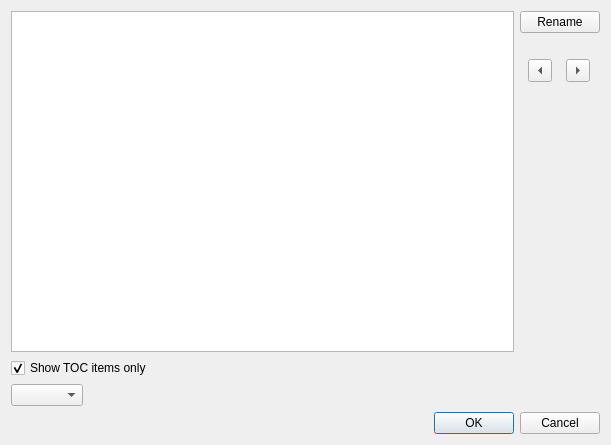
<?xml version="1.0" encoding="UTF-8"?>
<ui version="4.0">
 <class>HeadingSelector</class>
 <widget class="QDialog" name="HeadingSelector">
  <property name="geometry">
   <rect>
    <x>0</x>
    <y>0</y>
    <width>611</width>
    <height>445</height>
   </rect>
  </property>
  <property name="windowTitle">
   <string>Generate Table Of Contents</string>
  </property>
  <layout class="QVBoxLayout" name="verticalLayout">
   <item>
    <layout class="QHBoxLayout" name="horizontalLayout">
     <item>
      <widget class="QTreeView" name="tvTOCDisplay">
       <property name="sizePolicy">
        <sizepolicy hsizetype="Expanding" vsizetype="Expanding">
         <horstretch>1</horstretch>
         <verstretch>1</verstretch>
        </sizepolicy>
       </property>
       <property name="tabKeyNavigation">
        <bool>false</bool>
       </property>
       <property name="showDropIndicator" stdset="0">
        <bool>false</bool>
       </property>
       <property name="dragEnabled">
        <bool>false</bool>
       </property>
       <property name="alternatingRowColors">
        <bool>true</bool>
       </property>
       <property name="indentation">
        <number>15</number>
       </property>
       <property name="uniformRowHeights">
        <bool>true</bool>
       </property>
      </widget>
     </item>
     <item>
      <layout class="QVBoxLayout" name="verticalLayout_2">
       <item>
        <widget class="QPushButton" name="rename">
         <property name="toolTip">
          <string>Change the name of the entry in the TOC.
The heading's title attribute will be updated in the document.</string>
         </property>
         <property name="text">
          <string>Rename</string>
         </property>
        </widget>
       </item>
       <item>
        <spacer name="verticalSpacer_2">
         <property name="orientation">
          <enum>Qt::Vertical</enum>
         </property>
         <property name="sizeType">
          <enum>QSizePolicy::Fixed</enum>
         </property>
         <property name="sizeHint" stdset="0">
          <size>
           <width>20</width>
           <height>20</height>
          </size>
         </property>
        </spacer>
       </item>
       <item>
        <layout class="QHBoxLayout" name="horizontalLayout_2">
         <item>
          <widget class="QToolButton" name="bleft">
           <property name="toolTip">
            <string>Decrease the heading level of the selected entry by 1.
The heading's tag will be updated in the document.
You can also use the left arrow key.</string>
           </property>
           <property name="text">
            <string/>
           </property>
           <property name="arrowType">
            <enum>Qt::LeftArrow</enum>
           </property>
          </widget>
         </item>
         <item>
          <widget class="QToolButton" name="bright">
           <property name="toolTip">
            <string>Increase the heading level of the selected entry by 1.
The heading's tag will be updated in the document.
You can also use the right arrow key.</string>
           </property>
           <property name="text">
            <string/>
           </property>
           <property name="arrowType">
            <enum>Qt::RightArrow</enum>
           </property>
          </widget>
         </item>
        </layout>
       </item>
       <item>
        <spacer name="verticalSpacer">
         <property name="orientation">
          <enum>Qt::Vertical</enum>
         </property>
         <property name="sizeHint" stdset="0">
          <size>
           <width>20</width>
           <height>40</height>
          </size>
         </property>
        </spacer>
       </item>
      </layout>
     </item>
    </layout>
   </item>
   <item>
    <widget class="QCheckBox" name="cbTOCItemsOnly">
     <property name="toolTip">
      <string>Only display the items that will be added to the Table Of Contents.
Check or uncheck an entry to determine if it will be added to the TOC.</string>
     </property>
     <property name="text">
      <string>Show TOC items only</string>
     </property>
     <property name="checked">
      <bool>true</bool>
     </property>
    </widget>
   </item>
   <item>
    <widget class="QComboBox" name="cbTOCSetHeadingLevel">
     <property name="sizePolicy">
      <sizepolicy hsizetype="Fixed" vsizetype="Fixed">
       <horstretch>0</horstretch>
       <verstretch>0</verstretch>
      </sizepolicy>
     </property>
     <property name="focusPolicy">
      <enum>Qt::ClickFocus</enum>
     </property>
     <property name="toolTip">
      <string>Quickly mark which headings are included in the TOC.
You can then check or uncheck individual headings in the list above.</string>
     </property>
     <property name="sizeAdjustPolicy">
      <enum>QComboBox::AdjustToContents</enum>
     </property>
    </widget>
   </item>
   <item>
    <widget class="QDialogButtonBox" name="buttonBox">
     <property name="orientation">
      <enum>Qt::Horizontal</enum>
     </property>
     <property name="standardButtons">
      <set>QDialogButtonBox::Cancel|QDialogButtonBox::Ok</set>
     </property>
     <property name="centerButtons">
      <bool>false</bool>
     </property>
    </widget>
   </item>
  </layout>
</widget>
<tabstops>
  <tabstop>tvTOCDisplay</tabstop>
  <tabstop>rename</tabstop>
  <tabstop>bleft</tabstop>
  <tabstop>bright</tabstop>
  <tabstop>cbTOCItemsOnly</tabstop>
  <tabstop>cbTOCSetHeadingLevel</tabstop>
  <tabstop>buttonBox</tabstop>
</tabstops>
 <resources/>
 <connections>
  <connection>
   <sender>buttonBox</sender>
   <signal>accepted()</signal>
   <receiver>HeadingSelector</receiver>
   <slot>accept()</slot>
   <hints>
    <hint type="sourcelabel">
     <x>248</x>
     <y>254</y>
    </hint>
    <hint type="destinationlabel">
     <x>157</x>
     <y>274</y>
    </hint>
   </hints>
  </connection>
  <connection>
   <sender>buttonBox</sender>
   <signal>rejected()</signal>
   <receiver>HeadingSelector</receiver>
   <slot>reject()</slot>
   <hints>
    <hint type="sourcelabel">
     <x>316</x>
     <y>260</y>
    </hint>
    <hint type="destinationlabel">
     <x>286</x>
     <y>274</y>
    </hint>
   </hints>
  </connection>
 </connections>
</ui>
